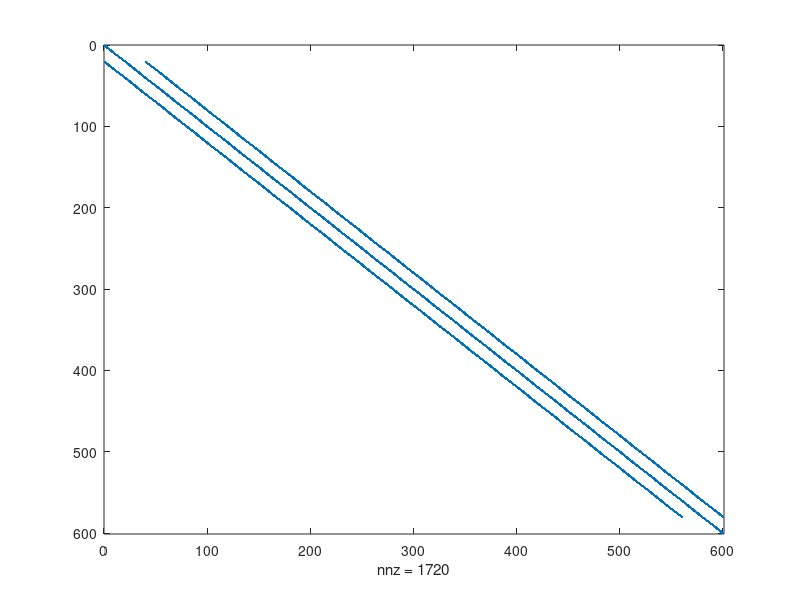
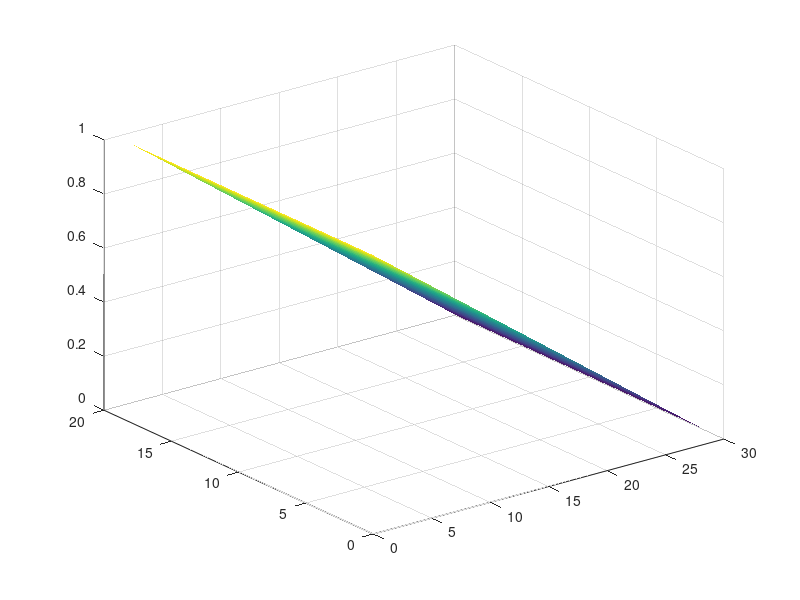

MATLAB code to generate these figures, in order:
clear;
clc;

W=20;
L=30;
V0=1;
G=sparse(W*L,W*L);

%n:i,j  
%nl:i,j-1    
%nr:i,j+1

for i=1:(W*L)
    if i <= W || i > (L-1)*W
        G(i,i)=1;
    end
end

for j=2:(L-1)
    for i=1:W
        n = i+(j-1)*W;
        a= i+(j-2)*W;
        d= i+j*W;
        w= (i-1)+(j-1)*W;
        s= (i+1)+(j-1)*W;
        
        G(n,a)=1;
        G(n,n)=-2;
        G(n,d)=1;  
    end
end
figure(1);
spy(G);

F=sparse(W*L,1);
for i=1:(W*L)
    if i <= W 
        F(i,1)=V0;
    end
end

V=G\F;

for i=1:W
    for j=1:L
        n=i+(j-1)*W;
        Emap(i,j) = V(n);
    end
end
figure(2);
surf(Emap,'linestyle','none');


